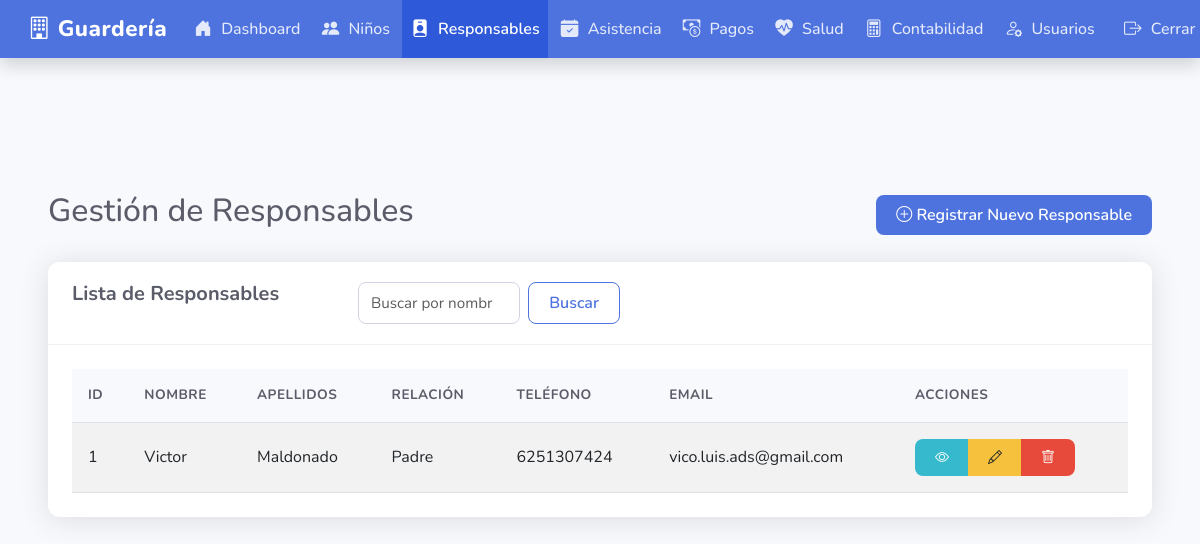
The page /guardians/index.php (signed in) on the database its author committed.
### tables this page shows
CREATE TABLE guardians (
        id INTEGER PRIMARY KEY AUTOINCREMENT,
        first_name TEXT NOT NULL,
        last_name TEXT NOT NULL,
        relationship TEXT NOT NULL,
        phone TEXT NOT NULL,
        email TEXT,
        address TEXT NOT NULL,
        created_at DATETIME DEFAULT CURRENT_TIMESTAMP
    );

### db/connection.php (called while the page is built, shortened)
<?php
class Database {
    private static $instance = null;
    private $db;
    private function __construct() {
        try {
            $this->db = new SQLite3(__DIR__ . '/daycare.db');
            $this->db->enableExceptions(true);
        } catch (Exception $e) {
            die('Database connection failed: ' . $e->getMessage());
        }
    }
    public static function getInstance() {
        if (self::$instance === null) {
            self::$instance = new self();
        }
        return self::$instance;
    }
    public function query($sql, $params = []) {
        try {
            $stmt = $this->db->prepare($sql);
            foreach ($params as $param => $value) {
                $type = is_int($value) ? SQLITE3_INTEGER : SQLITE3_TEXT;
                if ($stmt->bindValue($param, $value, $type) === false) {
                    throw new Exception('Failed to bind parameter ' . $param);
                }
            }
            $result = $stmt->execute();
            return $result;
        } catch (Exception $e) {
            throw new Exception('Query failed: ' . $e->getMessage());
        }
    }
}
?>

### guardians/index.php (the view, shortened to what this page needs)
<?php
require_once '../db/connection.php';
$db = Database::getInstance();
$page = isset($_GET['page']) ? (int)$_GET['page'] : 1;
$per_page = 10;
$offset = ($page - 1) * $per_page;
$guardians_result = $db->query(
    'SELECT * FROM guardians ORDER BY last_name, first_name LIMIT :limit OFFSET :offset',
    [':limit' => $per_page, ':offset' => $offset]
);
$guardians = [];
while ($guardian = $guardians_result->fetchArray(SQLITE3_ASSOC)) {
    $guardians[] = $guardian;
}
?>
<?php
include '../templates/header.php';
?>
        <main class="main-content">
        <div class="d-flex justify-content-between align-items-center mb-4">
            <h2>Gestión de Responsables</h2>
            <a href="register.php" class="btn btn-primary">
                <i class="bi bi-plus-circle"></i> Registrar Nuevo Responsable
            </a>
        </div>
        <div class="card">
            <div class="card-header">
                <div class="row">
                    <div class="col-md-6">
                        <h5 class="mb-0">Lista de Responsables</h5>
                    </div>
                    <div class="col-md-6">
                        <form class="d-flex" method="GET" action="">
                            <input class="form-control me-2" type="search" placeholder="Buscar por nombre" name="search" aria-label="Search">
                            <button class="btn btn-outline-primary" type="submit">Buscar</button>
                        </form>
                    </div>
                </div>
            </div>
            <div class="card-body">
                <div class="table-responsive">
                    <table class="table table-striped table-hover">
                        <thead>
                            <tr>
                                <th>ID</th>
                                <th>Nombre</th>
                                <th>Apellidos</th>
                                <th>Relación</th>
                                <th>Teléfono</th>
                                <th>Email</th>
                                <th>Acciones</th>
                            </tr>
                        </thead>
                        <tbody>
                            <?php if (empty($guardians)): ?>
                                <tr>
                                    <td colspan="7" class="text-center">No hay responsables registrados</td>
                                </tr>
                            <?php else: ?>
                                <?php foreach ($guardians as $guardian): ?>
                                    <tr>
                                        <td><?php echo htmlspecialchars($guardian['id']); ?></td>
                                        <td><?php echo htmlspecialchars($guardian['first_name']); ?></td>
                                        <td><?php echo htmlspecialchars($guardian['last_name']); ?></td>
                                        <td><?php echo htmlspecialchars($guardian['relationship']); ?></td>
                                        <td><?php echo htmlspecialchars($guardian['phone']); ?></td>
                                        <td><?php echo htmlspecialchars($guardian['email'] ?? '-'); ?></td>
                                        <td>
                                            <div class="btn-group btn-group-sm" role="group">
                                                <a href="view.php?id=<?php echo $guardian['id']; ?>" class="btn btn-info" title="Ver detalles">
                                                    <i class="bi bi-eye"></i>
                                                </a>
                                                <a href="edit.php?id=<?php echo $guardian['id']; ?>" class="btn btn-warning" title="Editar">
                                                    <i class="bi bi-pencil"></i>
                                                </a>
                                                <a href="?action=delete&id=<?php echo $guardian['id']; ?>"
                                                   class="btn btn-danger"
                                                   title="Eliminar"
                                                   onclick="return confirm('¿Está seguro de eliminar este responsable?')">
                                                    <i class="bi bi-trash"></i>
                                                </a>
                                            </div>
                                        </td>
                                    </tr>
                                <?php endforeach; ?>
                            <?php endif; ?>
                        </tbody>
                    </table>
                </div>
            </div>
        </div>
    </main>
<?php include '../templates/footer.php'; ?>

### assets/css/main.css (style rules this page uses)
:root { --primary-color: #4e73df; --secondary-color: #2e59d9; --success-color: #1cc88a; --info-color: #36b9cc; --warning-color: #f6c23e; --danger-color: #e74a3b; --light-color: #f8f9fc; --dark-color: #5a5c69; --border-radius: 0.75rem; --box-shadow: 0 0.15rem 1.75rem 0 rgba(58, 59, 69, 0.15); --transition-speed: 0.3s; }
body { font-family: 'Nunito', sans-serif; background-color: var(--light-color); color: var(--dark-color); overflow-x: hidden; min-height: 100vh; display: flex; flex-direction: column; }
main, .main-content { margin-left: 0; margin-top: 60px; padding: 1.5rem; transition: margin-left var(--transition-speed) ease-in-out; flex: 1; }
.card { border-radius: var(--border-radius); border: none; box-shadow: var(--box-shadow); transition: all var(--transition-speed) ease; margin-bottom: 1.5rem; overflow: hidden; }
.card-header { background-color: white; border-bottom: 1px solid rgba(0, 0, 0, 0.05); padding: 1.25rem 1.5rem; display: flex; align-items: center; }
.card-header h5 { font-weight: 700; margin-bottom: 0; color: var(--dark-color); }
.card-body { padding: 1.5rem; }
.table { margin-bottom: 0; width: 100%; border-collapse: collapse; }
.table th { font-weight: 700; text-transform: uppercase; font-size: 0.85rem; letter-spacing: 0.5px; padding: 1rem; border-top: none; background-color: var(--light-color); color: var(--dark-color); }
.table td { padding: 1rem; vertical-align: middle; border-bottom: 1px solid #dee2e6; }
.btn { font-weight: 600; padding: 0.5rem 1.25rem; border-radius: 0.5rem; transition: all 0.2s ease; border: none; cursor: pointer; }
.btn-primary { background-color: var(--primary-color); color: #fff; }
.btn-danger { background-color: var(--danger-color); color: #fff; }
.btn-info { background-color: var(--info-color); color: #fff; }
.btn-warning { background-color: var(--warning-color); color: #212529; }
.btn-outline-primary { color: var(--primary-color); border: 1px solid var(--primary-color); background-color: transparent; }
.form-control { width: 100%; padding: 0.5rem 0.75rem; border: 1px solid #d1d3e2; border-radius: 0.5rem; transition: border-color 0.2s; font-size: 0.95rem; }
@media (min-width: 768px) { main { padding-top: 60px; } }

### rows shown on the page
guardians: id "1", first_name "Victor", last_name "Maldonado", relationship "Padre", phone "6251307424", email "vico.luis.ads@gmail.com"
